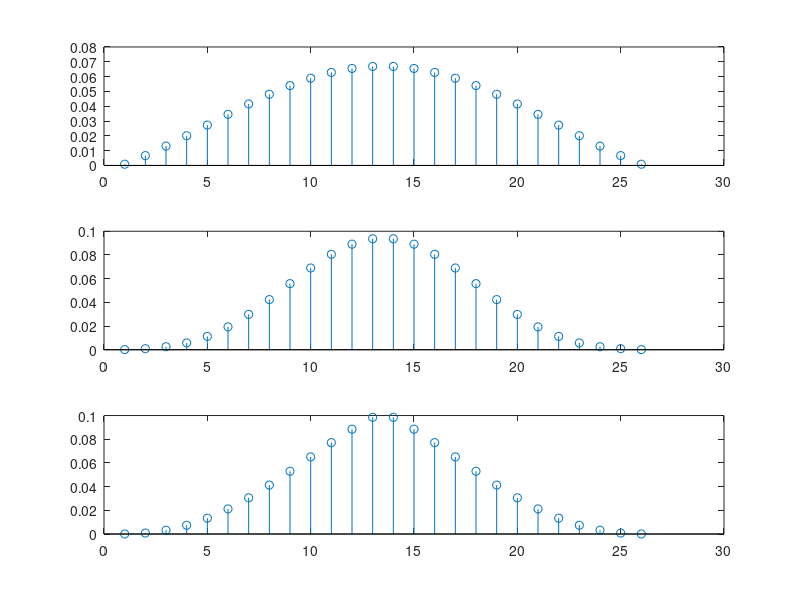
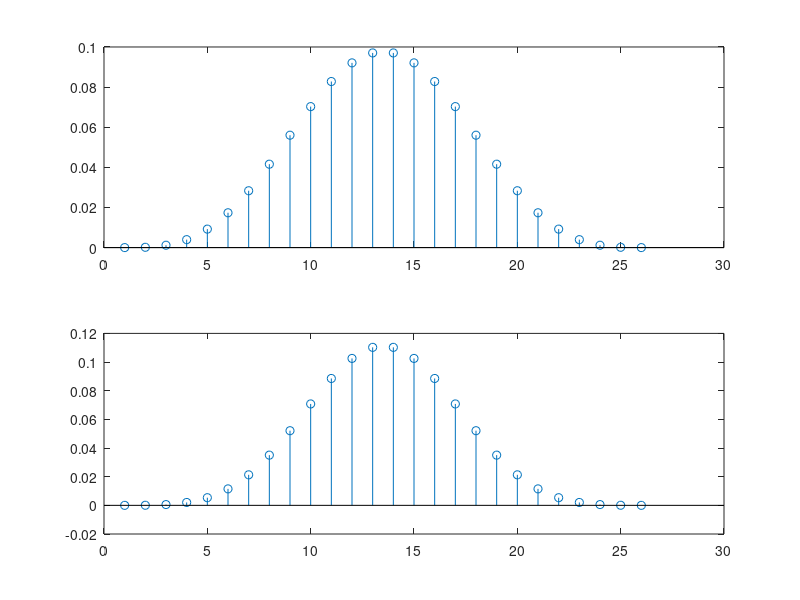

These charts were generated, in order, by the following MATLAB code: (Note: this script raises an error after producing the figures.)
%Problema 3 setul 1
%Calculam coeficientii filtrelor
x1=fir1(25,0.08,boxcar(26))
x2=fir1(25,0.08,hamming(26))
x3=fir1(25,0.08,bartlett(26))
x4=fir1(25,0.08,hanning(26))
x5=fir1(25,0.08,blackman(26))

%Afisam coeficientii celor 5 tipuri de filtre
figure(1);
subplot(3,1,1); stem(x1);
subplot(3,1,2); stem(x2);
subplot(3,1,3); stem(x3);
figure(2);
subplot(2,1,1); stem(x4);
subplot(2,1,2); stem(x5);

%Calculam coeficientii spectrelor semnalului
y1=dtft(x1);
y2=dtft(x2);
y3=dtft(x3);
y4=dtft(x4);
y5=dtft(x5);

%Afisam caracteristicile amplitudine-frecventa ale celor cinci tipuri de filtre
f=-256:255;
figure(3);
subplot(3,1,1); plot(f,abs(y1));
subplot(3,1,2); plot(f,abs(y2));
subplot(3,1,3); plot(f,abs(y3));
figure(4);
subplot(2,1,1); plot(f,abs(y4));
subplot(2,1,2); plot(f,abs(y5));

%Afisam faza celor cinci tipuri de filtre
f=linspace(-pi,pi,512);
figure(5);
subplot(3,1,1); plot(f,angle(y1));
subplot(3,1,2); plot(f,angle(y2));
subplot(3,1,3); plot(f,angle(y3));
figure(6);
subplot(2,1,1); plot(f,angle(y4));
subplot(2,1,2); plot(f,angle(y5));
